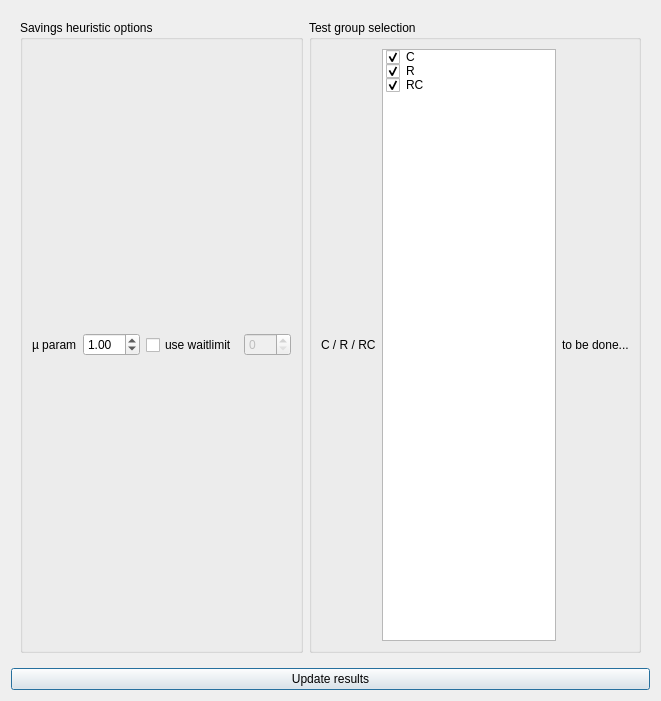
<?xml version="1.0" encoding="UTF-8"?>
<ui version="4.0">
 <class>Helper</class>
 <widget class="QDialog" name="Helper">
  <property name="geometry">
   <rect>
    <x>0</x>
    <y>0</y>
    <width>661</width>
    <height>701</height>
   </rect>
  </property>
  <property name="sizePolicy">
   <sizepolicy hsizetype="Preferred" vsizetype="Preferred">
    <horstretch>0</horstretch>
    <verstretch>1</verstretch>
   </sizepolicy>
  </property>
  <property name="windowTitle">
   <string>Route construction testing</string>
  </property>
  <layout class="QVBoxLayout" name="verticalLayout">
   <item>
    <widget class="QWidget" name="widget" native="true">
     <property name="minimumSize">
      <size>
       <width>0</width>
       <height>0</height>
      </size>
     </property>
     <layout class="QHBoxLayout" name="horizontalLayout_2">
      <item>
       <widget class="QGroupBox" name="groupBox">
        <property name="title">
         <string>Savings heuristic options</string>
        </property>
        <layout class="QHBoxLayout" name="horizontalLayout">
         <item>
          <widget class="QLabel" name="label">
           <property name="text">
            <string>µ param</string>
           </property>
          </widget>
         </item>
         <item>
          <widget class="QDoubleSpinBox" name="mi">
           <property name="decimals">
            <number>2</number>
           </property>
           <property name="singleStep">
            <double>0.050000000000000</double>
           </property>
           <property name="value">
            <double>1.000000000000000</double>
           </property>
          </widget>
         </item>
         <item>
          <widget class="QCheckBox" name="has_waitlimit">
           <property name="text">
            <string>use waitlimit</string>
           </property>
          </widget>
         </item>
         <item>
          <widget class="QSpinBox" name="waitlimit">
           <property name="enabled">
            <bool>false</bool>
           </property>
           <property name="maximum">
            <number>120</number>
           </property>
           <property name="singleStep">
            <number>30</number>
           </property>
          </widget>
         </item>
        </layout>
       </widget>
      </item>
      <item>
       <widget class="QGroupBox" name="groupBox_2">
        <property name="title">
         <string>Test group selection</string>
        </property>
        <layout class="QHBoxLayout" name="horizontalLayout_3">
         <item>
          <widget class="QLabel" name="label_2">
           <property name="text">
            <string>C / R / RC</string>
           </property>
          </widget>
         </item>
         <item>
          <widget class="QListWidget" name="families">
           <property name="minimumSize">
            <size>
             <width>30</width>
             <height>80</height>
            </size>
           </property>
           <item>
            <property name="text">
             <string>C</string>
            </property>
            <property name="checkState">
             <enum>Checked</enum>
            </property>
           </item>
           <item>
            <property name="text">
             <string>R</string>
            </property>
            <property name="checkState">
             <enum>Checked</enum>
            </property>
           </item>
           <item>
            <property name="text">
             <string>RC</string>
            </property>
            <property name="checkState">
             <enum>Checked</enum>
            </property>
           </item>
          </widget>
         </item>
         <item>
          <widget class="QLabel" name="label_3">
           <property name="text">
            <string>to be done...</string>
           </property>
          </widget>
         </item>
        </layout>
       </widget>
      </item>
     </layout>
    </widget>
   </item>
   <item>
    <widget class="QPushButton" name="update">
     <property name="text">
      <string>Update results</string>
     </property>
    </widget>
   </item>
  </layout>
 </widget>
 <resources/>
 <connections>
  <connection>
   <sender>has_waitlimit</sender>
   <signal>toggled(bool)</signal>
   <receiver>waitlimit</receiver>
   <slot>setEnabled(bool)</slot>
   <hints>
    <hint type="sourcelabel">
     <x>163</x>
     <y>327</y>
    </hint>
    <hint type="destinationlabel">
     <x>110</x>
     <y>327</y>
    </hint>
   </hints>
  </connection>
 </connections>
</ui>
